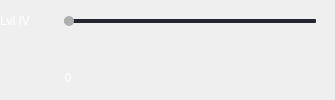
                <widget class="QFrame" name="frm_rfrsh_rate_lvl_4">
                 <property name="minimumSize">
                  <size>
                   <width>335</width>
                   <height>0</height>
                  </size>
                 </property>
                 <property name="maximumSize">
                  <size>
                   <width>335</width>
                   <height>16777215</height>
                  </size>
                 </property>
                 <property name="frameShape">
                  <enum>QFrame::NoFrame</enum>
                 </property>
                 <property name="frameShadow">
                  <enum>QFrame::Plain</enum>
                 </property>
                 <property name="lineWidth">
                  <number>0</number>
                 </property>
                 <layout class="QGridLayout" name="gridLayout_17">
                  <property name="leftMargin">
                   <number>0</number>
                  </property>
                  <property name="topMargin">
                   <number>0</number>
                  </property>
                  <property name="rightMargin">
                   <number>0</number>
                  </property>
                  <property name="bottomMargin">
                   <number>0</number>
                  </property>
                  <property name="spacing">
                   <number>0</number>
                  </property>
                  <item row="0" column="0">
                   <widget class="QLabel" name="lbl_txt_rfrsh_rate_lvl_4">
                    <property name="minimumSize">
                     <size>
                      <width>45</width>
                      <height>10</height>
                     </size>
                    </property>
                    <property name="maximumSize">
                     <size>
                      <width>45</width>
                      <height>10</height>
                     </size>
                    </property>
                    <property name="font">
                     <font>
                      <family>Tahoma</family>
                      <pointsize>9</pointsize>
                      <stylestrategy>PreferAntialias</stylestrategy>
                      <kerning>true</kerning>
                     </font>
                    </property>
                    <property name="styleSheet">
                     <string notr="true">color: white;</string>
                    </property>
                    <property name="lineWidth">
                     <number>0</number>
                    </property>
                    <property name="text">
                     <string>Lvl IV</string>
                    </property>
                   </widget>
                  </item>
                  <item row="0" column="1">
                   <widget class="QFrame" name="frm_sldr_rfrsh_rate_lvl_4">
                    <property name="minimumSize">
                     <size>
                      <width>290</width>
                      <height>16</height>
                     </size>
                    </property>
                    <property name="maximumSize">
                     <size>
                      <width>290</width>
                      <height>16</height>
                     </size>
                    </property>
                    <property name="frameShape">
                     <enum>QFrame::NoFrame</enum>
                    </property>
                    <property name="frameShadow">
                     <enum>QFrame::Plain</enum>
                    </property>
                    <property name="lineWidth">
                     <number>0</number>
                    </property>
                    <layout class="QHBoxLayout" name="horizontalLayout_13">
                     <property name="spacing">
                      <number>0</number>
                     </property>
                     <property name="leftMargin">
                      <number>6</number>
                     </property>
                     <property name="topMargin">
                      <number>0</number>
                     </property>
                     <property name="rightMargin">
                      <number>5</number>
                     </property>
                     <property name="bottomMargin">
                      <number>0</number>
                     </property>
                     <item>
                      <widget class="QSlider" name="hrzntlSldr_rfrsh_rate_lvl_4">
                       <property name="sizePolicy">
                        <sizepolicy hsizetype="Expanding" vsizetype="Preferred">
                         <horstretch>0</horstretch>
                         <verstretch>0</verstretch>
                        </sizepolicy>
                       </property>
                       <property name="minimumSize">
                        <size>
                         <width>279</width>
                         <height>16</height>
                        </size>
                       </property>
                       <property name="maximumSize">
                        <size>
                         <width>279</width>
                         <height>16</height>
                        </size>
                       </property>
                       <property name="styleSheet">
                        <string notr="true">QSlider::groove:horizontal {
	width: 252;
    border-radius: 0px;
    height: 4px;
}
QSlider::add-page:qlineargradient {
	background: #232631;
	border-top-right-radius: 1px;
	border-bottom-right-radius: 1px;
	border-top-left-radius: 0px;
	border-bottom-left-radius: 0px;
}
QSlider::sub-page:qlineargradient {
	background: #00e39b;
	border-top-right-radius: 0px;
	border-bottom-right-radius: 0px;
	border-top-left-radius: 1px;
	border-bottom-left-radius: 1px;
}
QSlider::handle:horizontal {
	width: 12px;
	height: 12px;
    background: qradialgradient(cx: 0.5, cy: 0.5, radius: 0.5, fx: 0.5, fy: 0.5, stop: 0.75 #afafaf, stop: 0.90 transparent);
	margin: -4px -1px -4px -1px;
}</string>
                       </property>
                       <property name="minimum">
                        <number>50</number>
                       </property>
                       <property name="maximum">
                        <number>7200</number>
                       </property>
                       <property name="singleStep">
                        <number>50</number>
                       </property>
                       <property name="pageStep">
                        <number>50</number>
                       </property>
                       <property name="value">
                        <number>50</number>
                       </property>
                       <property name="sliderPosition">
                        <number>50</number>
                       </property>
                       <property name="orientation">
                        <enum>Qt::Horizontal</enum>
                       </property>
                      </widget>
                     </item>
                    </layout>
                   </widget>
                  </item>
                  <item row="1" column="0" colspan="2">
                   <spacer name="verticalSpacer_16">
                    <property name="orientation">
                     <enum>Qt::Vertical</enum>
                    </property>
                    <property name="sizeType">
                     <enum>QSizePolicy::Fixed</enum>
                    </property>
                    <property name="sizeHint" stdset="0">
                     <size>
                      <width>20</width>
                      <height>6</height>
                     </size>
                    </property>
                   </spacer>
                  </item>
                  <item row="3" column="1">
                   <widget class="QFrame" name="frm_lbl_rfrsh_rate_lvl_4">
                    <property name="minimumSize">
                     <size>
                      <width>290</width>
                      <height>14</height>
                     </size>
                    </property>
                    <property name="maximumSize">
                     <size>
                      <width>290</width>
                      <height>14</height>
                     </size>
                    </property>
                    <property name="frameShape">
                     <enum>QFrame::NoFrame</enum>
                    </property>
                    <property name="frameShadow">
                     <enum>QFrame::Plain</enum>
                    </property>
                    <property name="lineWidth">
                     <number>0</number>
                    </property>
                    <widget class="QLabel" name="lbl_crrnt_rfrsh_rate_lvl_4">
                     <property name="geometry">
                      <rect>
                       <x>0</x>
                       <y>0</y>
                       <width>44</width>
                       <height>14</height>
                      </rect>
                     </property>
                     <property name="sizePolicy">
                      <sizepolicy hsizetype="Fixed" vsizetype="Fixed">
                       <horstretch>0</horstretch>
                       <verstretch>0</verstretch>
                      </sizepolicy>
                     </property>
                     <property name="minimumSize">
                      <size>
                       <width>44</width>
                       <height>14</height>
                      </size>
                     </property>
                     <property name="maximumSize">
                      <size>
                       <width>44</width>
                       <height>14</height>
                      </size>
                     </property>
                     <property name="styleSheet">
                      <string notr="true">padding: 0 7px 0 9px;
color: white;</string>
                     </property>
                     <property name="text">
                      <string notr="true">0</string>
                     </property>
                     <property name="alignment">
                      <set>Qt::AlignCenter</set>
                     </property>
                    </widget>
                   </widget>
                  </item>
                  <item row="2" column="1">
                   <widget class="QFrame" name="frm_sldr_img_rfrsh_rate_lvl_4">
                    <property name="minimumSize">
                     <size>
                      <width>290</width>
                      <height>10</height>
                     </size>
                    </property>
                    <property name="maximumSize">
                     <size>
                      <width>290</width>
                      <height>10</height>
                     </size>
                    </property>
                    <property name="styleSheet">
                     <string notr="true"/>
                    </property>
                    <property name="frameShape">
                     <enum>QFrame::NoFrame</enum>
                    </property>
                    <property name="frameShadow">
                     <enum>QFrame::Plain</enum>
                    </property>
                    <property name="lineWidth">
                     <number>0</number>
                    </property>
                    <layout class="QHBoxLayout" name="horizontalLayout_14">
                     <property name="spacing">
                      <number>0</number>
                     </property>
                     <property name="leftMargin">
                      <number>6</number>
                     </property>
                     <property name="topMargin">
                      <number>0</number>
                     </property>
                     <property name="rightMargin">
                      <number>5</number>
                     </property>
                     <property name="bottomMargin">
                      <number>0</number>
                     </property>
                     <item>
                      <widget class="QLabel" name="lbl_sldr_img_rfrsh_rate_lvl_4">
                       <property name="minimumSize">
                        <size>
                         <width>252</width>
                         <height>10</height>
                        </size>
                       </property>
                       <property name="maximumSize">
                        <size>
                         <width>252</width>
                         <height>10</height>
                        </size>
                       </property>
                       <property name="styleSheet">
                        <string notr="true">background-image: url(:/images/background_refresh_rate_slider.png) ;</string>
                       </property>
                       <property name="text">
                        <string notr="true"/>
                       </property>
                      </widget>
                     </item>
                    </layout>
                   </widget>
                  </item>
                 </layout>
                </widget>
